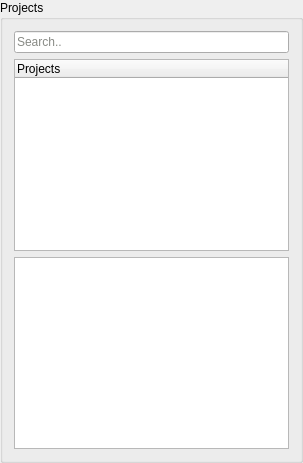
               <widget class="QGroupBox" name="project_box">
                <property name="maximumSize">
                 <size>
                  <width>300</width>
                  <height>16777215</height>
                 </size>
                </property>
                <property name="acceptDrops">
                 <bool>false</bool>
                </property>
                <property name="autoFillBackground">
                 <bool>false</bool>
                </property>
                <property name="styleSheet">
                 <string notr="true"/>
                </property>
                <property name="title">
                 <string>Projects</string>
                </property>
                <property name="flat">
                 <bool>false</bool>
                </property>
                <property name="checkable">
                 <bool>false</bool>
                </property>
                <layout class="QVBoxLayout" name="verticalLayout_7">
                 <item>
                  <widget class="QLineEdit" name="projectSearch_lineEdit">
                   <property name="maximumSize">
                    <size>
                     <width>275</width>
                     <height>16777215</height>
                    </size>
                   </property>
                   <property name="styleSheet">
                    <string notr="true">color: rgb(136, 138, 133);</string>
                   </property>
                   <property name="text">
                    <string>Search..</string>
                   </property>
                  </widget>
                 </item>
                 <item>
                  <widget class="QTreeWidget" name="projectNavigator_tree">
                   <property name="minimumSize">
                    <size>
                     <width>275</width>
                     <height>0</height>
                    </size>
                   </property>
                   <property name="maximumSize">
                    <size>
                     <width>250</width>
                     <height>16777215</height>
                    </size>
                   </property>
                   <column>
                    <property name="text">
                     <string>Projects</string>
                    </property>
                   </column>
                  </widget>
                 </item>
                 <item>
                  <widget class="QTextBrowser" name="projectProperties_text">
                   <property name="minimumSize">
                    <size>
                     <width>275</width>
                     <height>0</height>
                    </size>
                   </property>
                   <property name="maximumSize">
                    <size>
                     <width>250</width>
                     <height>16777215</height>
                    </size>
                   </property>
                   <property name="html">
                    <string>&lt;!DOCTYPE HTML PUBLIC &quot;-//W3C//DTD HTML 4.0//EN&quot; &quot;http://www.w3.org/TR/REC-html40/strict.dtd&quot;&gt;
&lt;html&gt;&lt;head&gt;&lt;meta name=&quot;qrichtext&quot; content=&quot;1&quot; /&gt;&lt;style type=&quot;text/css&quot;&gt;
p, li { white-space: pre-wrap; }
&lt;/style&gt;&lt;/head&gt;&lt;body style=&quot; font-family:'MS Shell Dlg 2'; font-size:8.25pt; font-weight:400; font-style:normal;&quot;&gt;
&lt;p style=&quot;-qt-paragraph-type:empty; margin-top:0px; margin-bottom:0px; margin-left:0px; margin-right:0px; -qt-block-indent:0; text-indent:0px; font-size:7.8pt;&quot;&gt;&lt;br /&gt;&lt;/p&gt;&lt;/body&gt;&lt;/html&gt;</string>
                   </property>
                  </widget>
                 </item>
                </layout>
               </widget>
